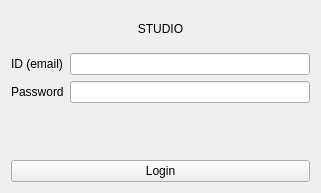
<?xml version="1.0" encoding="UTF-8"?>
<ui version="4.0">
 <class>Form</class>
 <widget class="QWidget" name="Form">
  <property name="geometry">
   <rect>
    <x>0</x>
    <y>0</y>
    <width>321</width>
    <height>193</height>
   </rect>
  </property>
  <property name="windowTitle">
   <string>Form</string>
  </property>
  <layout class="QVBoxLayout" name="verticalLayout">
   <item>
    <widget class="QLabel" name="label_3">
     <property name="text">
      <string>STUDIO</string>
     </property>
     <property name="alignment">
      <set>Qt::AlignCenter</set>
     </property>
    </widget>
   </item>
   <item>
    <layout class="QGridLayout" name="gridLayout">
     <item row="0" column="1">
      <widget class="QLineEdit" name="lineEdit_id"/>
     </item>
     <item row="0" column="0">
      <widget class="QLabel" name="label">
       <property name="text">
        <string>ID (email)</string>
       </property>
      </widget>
     </item>
     <item row="1" column="0">
      <widget class="QLabel" name="label_2">
       <property name="text">
        <string>Password</string>
       </property>
      </widget>
     </item>
     <item row="1" column="1">
      <widget class="QLineEdit" name="lineEdit_pw">
       <property name="text">
        <string/>
       </property>
       <property name="echoMode">
        <enum>QLineEdit::Password</enum>
       </property>
      </widget>
     </item>
    </layout>
   </item>
   <item>
    <widget class="QLabel" name="label_timeout">
     <property name="minimumSize">
      <size>
       <width>0</width>
       <height>45</height>
      </size>
     </property>
     <property name="text">
      <string/>
     </property>
    </widget>
   </item>
   <item>
    <widget class="QPushButton" name="pushButton">
     <property name="text">
      <string>Login</string>
     </property>
    </widget>
   </item>
  </layout>
 </widget>
 <resources/>
 <connections/>
</ui>
